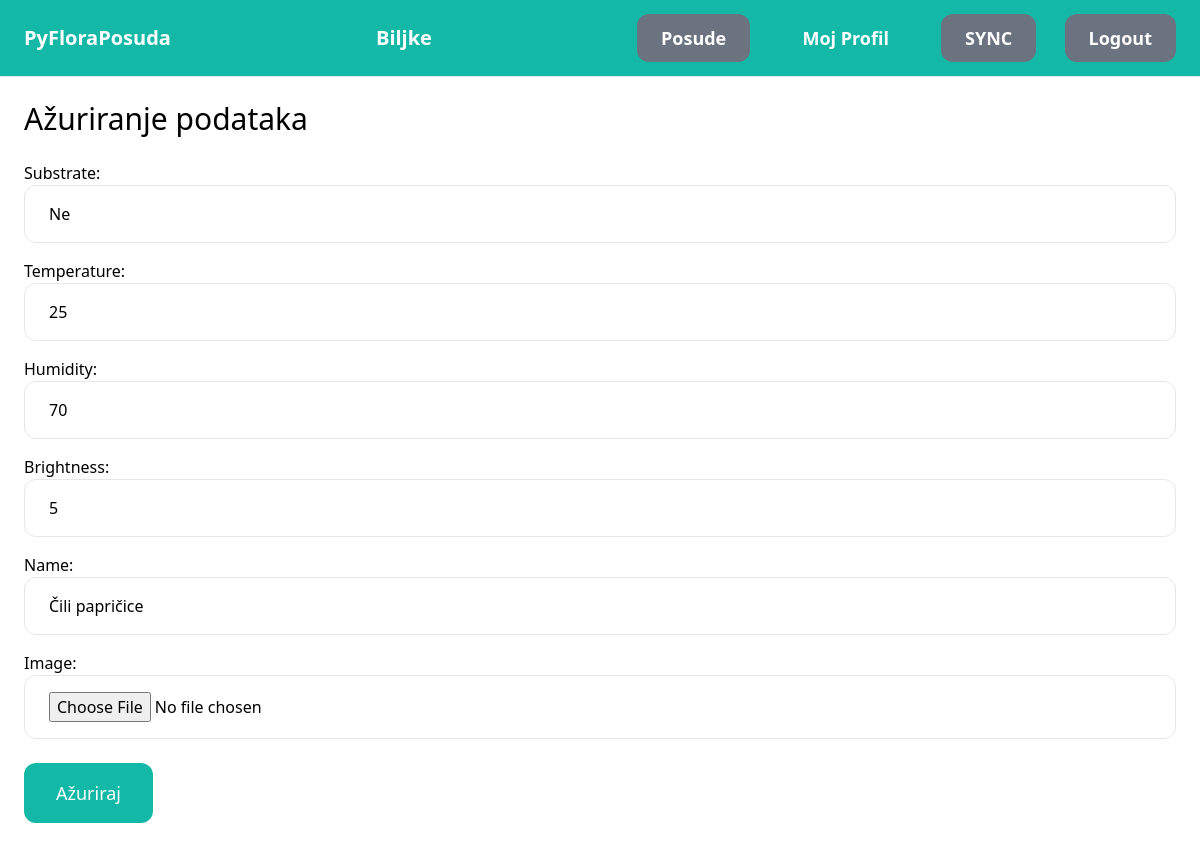
Page /biljke/14/promjena/ (signed in) on the committed database.
### plant/models.py (models this page shows, shortened)
class Plant(models.Model):
    name = models.CharField(max_length=255)
    image = models.ImageField(upload_to='plant_images')
    humidity = models.CharField(max_length=255)
    brightness = models.CharField(max_length=255)
    temperature = models.CharField(max_length=255)
    substrate = models.CharField(max_length=255)

### plant/views.py (the view)
# urls.py: path('<int:pk>/promjena/', views.edit, name='edit'),
@login_required
def edit(request: HttpRequest, pk: int) -> HttpResponse:
    plant = get_object_or_404(Plant, pk=pk)
    if request.method == 'POST':
        form = EditPlantForm(request.POST, request.FILES, instance=plant)
        if form.is_valid():
            form.save()
            return redirect('plant:detail', pk=plant.id)
    else:
        form = EditPlantForm(instance=plant)
    return render(request, 'plants/form.html', {
        'form': form,
        'title': 'Ažuriranje podataka',
        'komanda': 'Ažuriraj',
    })

### plant/forms.py
class EditPlantForm(forms.ModelForm):
    class Meta:
        model = Plant
        fields = {'name', 'image', 'humidity', 'brightness', 'temperature', 'substrate'}
        widgets = {
            'name': forms.TextInput(attrs={
                'class': INPUT_CLASSES
            }),
            'image': forms.FileInput(attrs={
                'class': INPUT_CLASSES
            }),
            'humidity': forms.TextInput(attrs={
                'class': INPUT_CLASSES
            }),
            'brightness': forms.TextInput(attrs={
                'class': INPUT_CLASSES
            }),
            'temperature': forms.TextInput(attrs={
                'class': INPUT_CLASSES
            }),
            'substrate': forms.TextInput(attrs={
                'class': INPUT_CLASSES
            })
        }

### plant/templates/plants/form.html (shortened to what this page needs)
{% extends 'core/base.html' %}
{% block content %}
<h1 class="mb-6 text-3xl">{{ title }}</h1>
<form method="post" action="." enctype="multipart/form-data">
    <div class="space-y-4">
        {{ form.as_p }}
    </div>
    <button class="mt-6 py-4 px-8 text-lg bg-teal-500 hover:bg-teal-700 rounded-xl text-white">{{ komanda }}</button>
</form>
{% endblock %}

### rows in the picture
Plant: substrate "Ne", temperature "25", humidity "70", brightness "5", name "Čili papričice"

### other values in the picture
{{ title }} "Ažuriranje podataka"
{{ komanda }} "Ažuriraj"
